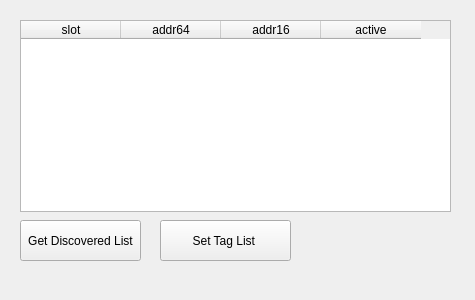
<?xml version="1.0" encoding="UTF-8"?>
<ui version="4.0">
 <class>TagListWidget</class>
 <widget class="QWidget" name="TagListWidget">
  <property name="geometry">
   <rect>
    <x>0</x>
    <y>0</y>
    <width>475</width>
    <height>300</height>
   </rect>
  </property>
  <property name="windowTitle">
   <string>Form</string>
  </property>
  <widget class="QPushButton" name="pushButton">
   <property name="geometry">
    <rect>
     <x>20</x>
     <y>220</y>
     <width>121</width>
     <height>41</height>
    </rect>
   </property>
   <property name="text">
    <string>Get Discovered List</string>
   </property>
  </widget>
  <widget class="QPushButton" name="pushButton_2">
   <property name="geometry">
    <rect>
     <x>160</x>
     <y>220</y>
     <width>131</width>
     <height>41</height>
    </rect>
   </property>
   <property name="text">
    <string>Set Tag List </string>
   </property>
  </widget>
  <widget class="QTableWidget" name="tableWidget">
   <property name="geometry">
    <rect>
     <x>20</x>
     <y>20</y>
     <width>431</width>
     <height>192</height>
    </rect>
   </property>
   <column>
    <property name="text">
     <string>slot</string>
    </property>
   </column>
   <column>
    <property name="text">
     <string>addr64</string>
    </property>
   </column>
   <column>
    <property name="text">
     <string>addr16</string>
    </property>
   </column>
   <column>
    <property name="text">
     <string>active</string>
    </property>
   </column>
  </widget>
 </widget>
 <resources/>
 <connections/>
</ui>
